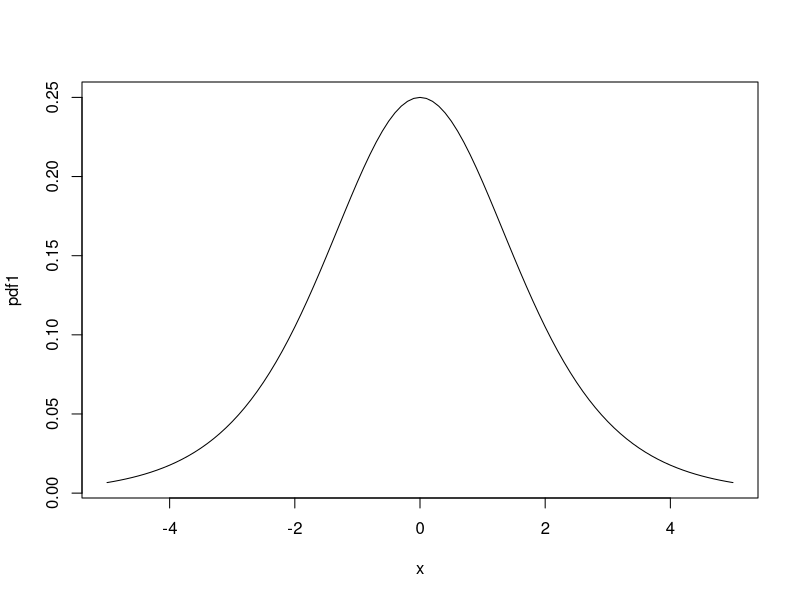
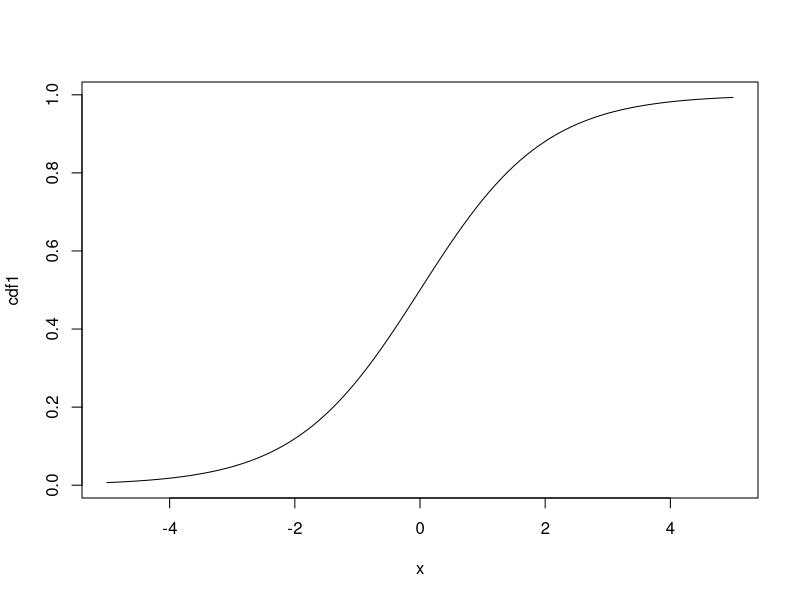
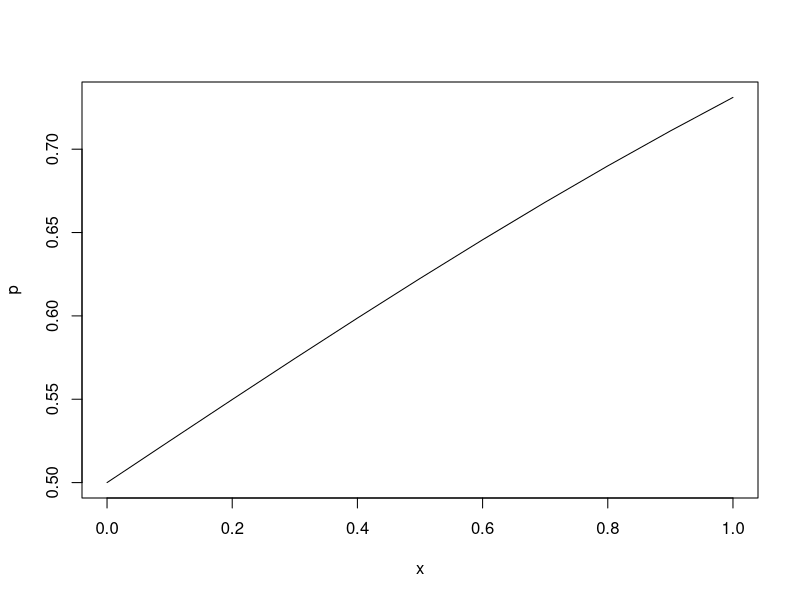

Here is the R script that generated these plots, in order:
## ---- chunk 1
knitr::opts_chunk$set(echo = TRUE)
## ---- chunk 2
# # numbers from  
# x<-seq(-5,5,0.1)
#  
# # calculate the distribution function
# # based on the parameters
# pdf1<- plogis(x)
# sigm<- (1+ tanh(x/2))/2
# 
# # Plotting the PDF 
# plot(x,pdf1,type = "l")
# lines(x,sigm,col=3 )
## ---- chunk 3
# numbers from  
x<-seq(-5,5,0.1)
 
# calculate the distribution function
# based on the parameters
pdf1<- dlogis(x)
 
# Plotting the PDF 
plot(x,pdf1,type = "l")

## ---- chunk 4
# numbers from  
x<-seq(-5,5,0.1)
 
# calculate the distribution function
# based on the parameters
cdf1<- plogis(x)
 
# Plotting the PDF 
plot(x,cdf1,type = "l")

## ---- chunk 5
# numbers from  
x<-seq(0,1,0.1)
 
# calculate the distribution function
# based on the parameters
p<- plogis(x) #cdf
q<- 1-p
pdf=log(p/q)

# Plotting the PDF 
plot(x,p,type = "l")
